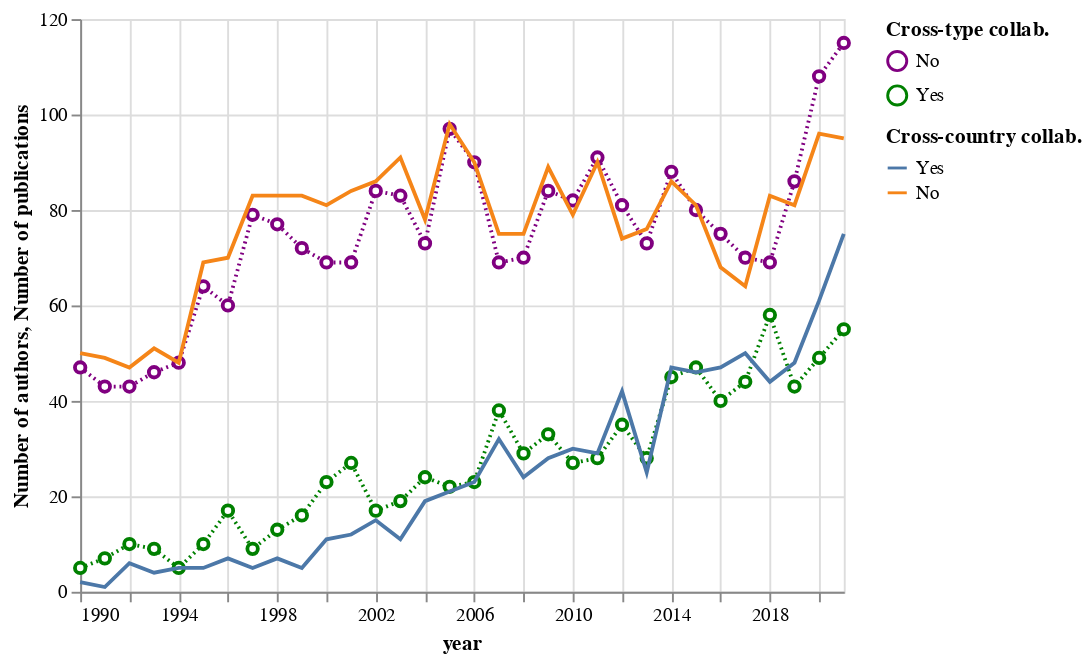

Write notebook code for a chart like this one.
### Code cell
alt.layer(
    cross_type_count,
    cross_country_count
).resolve_scale(
    color='independent'
)

### Figure 1 — Vega-Lite specification as saved in the notebook (floating-point values rounded to 4 significant figures)
{"config": {"view": {"continuousWidth": 400, "continuousHeight": 300}}, "layer": [{"data": {"name": "data-2d3ad95c42951cdbb4e112c817be3df9"}, "mark": {"type": "line", "point": {"filled": false, "fill": "white"}, "strokeDash": [1, 2]}, "encoding": {"color": {"field": "type", "scale": {"domain": ["No", "Yes"], "range": ["purple", "green"]}, "sort": ["Yes", "No"], "title": "Cross-type collab.", "type": "nominal"}, "x": {"field": "year", "type": "temporal"}, "y": {"field": "count", "title": "Number of authors", "type": "quantitative"}}}, {"data": {"name": "data-e85968a2c0ece3cbe3b0221a247129c7"}, "mark": "line", "encoding": {"color": {"field": "type", "sort": ["Yes", "No"], "title": "Cross-country collab.", "type": "nominal"}, "x": {"field": "year", "type": "temporal"}, "y": {"field": "count", "title": "Number of publications", "type": "quantitative"}}}], "resolve": {"scale": {"color": "independent"}}, "$schema": "https://vega.github.io/schema/vega-lite/v4.17.0.json", "datasets": {"data-2d3ad95c42951cdbb4e112c817be3df9": [{"year": "1990-01-01T00:00:00", "type": "No", "count": 47, "ratio": 0.9038}, {"year": "1990-01-01T00:00:00", "type": "Yes", "count": 5, "ratio": 0.09615}, {"year": "1991-01-01T00:00:00", "type": "No", "count": 43, "ratio": 0.86}, {"year": "1991-01-01T00:00:00", "type": "Yes", "count": 7, "ratio": 0.14}, {"year": "1992-01-01T00:00:00", "type": "No", "count": 43, "ratio": 0.8113}, {"year": "1992-01-01T00:00:00", "type": "Yes", "count": 10, "ratio": 0.1887}, {"year": "1993-01-01T00:00:00", "type": "No", "count": 46, "ratio": 0.8364}, {"year": "1993-01-01T00:00:00", "type": "Yes", "count": 9, "ratio": 0.1636}, {"year": "1994-01-01T00:00:00", "type": "No", "count": 48, "ratio": 0.9057}, {"year": "1994-01-01T00:00:00", "type": "Yes", "count": 5, "ratio": 0.09434}, {"year": "1995-01-01T00:00:00", "type": "No", "count": 64, "ratio": 0.8649}, {"year": "1995-01-01T00:00:00", "type": "Yes", "count": 10, "ratio": 0.1351}, {"year": "1996-01-01T00:00:00", "type": "No", "count": 60, "ratio": 0.7792}, {"year": "1996-01-01T00:00:00", "type": "Yes", "count": 17, "ratio": 0.2208}, {"year": "1997-01-01T00:00:00", "type": "No", "count": 79, "ratio": 0.8977}, {"year": "1997-01-01T00:00:00", "type": "Yes", "count": 9, "ratio": 0.1023}, {"year": "1998-01-01T00:00:00", "type": "No", "count": 77, "ratio": 0.8556}, {"year": "1998-01-01T00:00:00", "type": "Yes", "count": 13, "ratio": 0.1444}, {"year": "1999-01-01T00:00:00", "type": "No", "count": 72, "ratio": 0.8182}, {"year": "1999-01-01T00:00:00", "type": "Yes", "count": 16, "ratio": 0.1818}, {"year": "2000-01-01T00:00:00", "type": "No", "count": 69, "ratio": 0.75}, {"year": "2000-01-01T00:00:00", "type": "Yes", "count": 23, "ratio": 0.25}, {"year": "2001-01-01T00:00:00", "type": "No", "count": 69, "ratio": 0.7188}, {"year": "2001-01-01T00:00:00", "type": "Yes", "count": 27, "ratio": 0.2812}, {"year": "2002-01-01T00:00:00", "type": "No", "count": 84, "ratio": 0.8317}, {"year": "2002-01-01T00:00:00", "type": "Yes", "count": 17, "ratio": 0.1683}, {"year": "2003-01-01T00:00:00", "type": "No", "count": 83, "ratio": 0.8137}, {"year": "2003-01-01T00:00:00", "type": "Yes", "count": 19, "ratio": 0.1863}, {"year": "2004-01-01T00:00:00", "type": "No", "count": 73, "ratio": 0.7526}, {"year": "2004-01-01T00:00:00", "type": "Yes", "count": 24, "ratio": 0.2474}, {"year": "2005-01-01T00:00:00", "type": "No", "count": 97, "ratio": 0.8151}, {"year": "2005-01-01T00:00:00", "type": "Yes", "count": 22, "ratio": 0.1849}, {"year": "2006-01-01T00:00:00", "type": "No", "count": 90, "ratio": 0.7965}, {"year": "2006-01-01T00:00:00", "type": "Yes", "count": 23, "ratio": 0.2035}, {"year": "2007-01-01T00:00:00", "type": "No", "count": 69, "ratio": 0.6449}, {"year": "2007-01-01T00:00:00", "type": "Yes", "count": 38, "ratio": 0.3551}, {"year": "2008-01-01T00:00:00", "type": "No", "count": 70, "ratio": 0.7071}, {"year": "2008-01-01T00:00:00", "type": "Yes", "count": 29, "ratio": 0.2929}, {"year": "2009-01-01T00:00:00", "type": "No", "count": 84, "ratio": 0.7179}, {"year": "2009-01-01T00:00:00", "type": "Yes", "count": 33, "ratio": 0.2821}, {"year": "2010-01-01T00:00:00", "type": "No", "count": 82, "ratio": 0.7523}, {"year": "2010-01-01T00:00:00", "type": "Yes", "count": 27, "ratio": 0.2477}, {"year": "2011-01-01T00:00:00", "type": "No", "count": 91, "ratio": 0.7647}, {"year": "2011-01-01T00:00:00", "type": "Yes", "count": 28, "ratio": 0.2353}, {"year": "2012-01-01T00:00:00", "type": "No", "count": 81, "ratio": 0.6983}, {"year": "2012-01-01T00:00:00", "type": "Yes", "count": 35, "ratio": 0.3017}, {"year": "2013-01-01T00:00:00", "type": "No", "count": 73, "ratio": 0.7228}, {"year": "2013-01-01T00:00:00", "type": "Yes", "count": 28, "ratio": 0.2772}, {"year": "2014-01-01T00:00:00", "type": "No", "count": 88, "ratio": 0.6617}, {"year": "2014-01-01T00:00:00", "type": "Yes", "count": 45, "ratio": 0.3383}, {"year": "2015-01-01T00:00:00", "type": "No", "count": 80, "ratio": 0.6299}, {"year": "2015-01-01T00:00:00", "type": "Yes", "count": 47, "ratio": 0.3701}, {"year": "2016-01-01T00:00:00", "type": "No", "count": 75, "ratio": 0.6522}, {"year": "2016-01-01T00:00:00", "type": "Yes", "count": 40, "ratio": 0.3478}, {"year": "2017-01-01T00:00:00", "type": "No", "count": 70, "ratio": 0.614}, {"year": "2017-01-01T00:00:00", "type": "Yes", "count": 44, "ratio": 0.386}, {"year": "2018-01-01T00:00:00", "type": "No", "count": 69, "ratio": 0.5433}, {"year": "2018-01-01T00:00:00", "type": "Yes", "count": 58, "ratio": 0.4567}, {"year": "2019-01-01T00:00:00", "type": "No", "count": 86, "ratio": 0.6667}, {"year": "2019-01-01T00:00:00", "type": "Yes", "count": 43, "ratio": 0.3333}, {"year": "2020-01-01T00:00:00", "type": "No", "count": 108, "ratio": 0.6879}, {"year": "2020-01-01T00:00:00", "type": "Yes", "count": 49, "ratio": 0.3121}, {"year": "2021-01-01T00:00:00", "type": "No", "count": 115, "ratio": 0.6765}, {"year": "2021-01-01T00:00:00", "type": "Yes", "count": 55, "ratio": 0.3235}], "data-e85968a2c0ece3cbe3b0221a247129c7": [{"year": "1990-01-01T00:00:00", "type": "No", "count": 50, "ratio": 0.9615}, {"year": "1990-01-01T00:00:00", "type": "Yes", "count": 2, "ratio": 0.03846}, {"year": "1991-01-01T00:00:00", "type": "No", "count": 49, "ratio": 0.98}, {"year": "1991-01-01T00:00:00", "type": "Yes", "count": 1, "ratio": 0.02}, {"year": "1992-01-01T00:00:00", "type": "No", "count": 47, "ratio": 0.8868}, {"year": "1992-01-01T00:00:00", "type": "Yes", "count": 6, "ratio": 0.1132}, {"year": "1993-01-01T00:00:00", "type": "No", "count": 51, "ratio": 0.9273}, {"year": "1993-01-01T00:00:00", "type": "Yes", "count": 4, "ratio": 0.07273}, {"year": "1994-01-01T00:00:00", "type": "No", "count": 48, "ratio": 0.9057}, {"year": "1994-01-01T00:00:00", "type": "Yes", "count": 5, "ratio": 0.09434}, {"year": "1995-01-01T00:00:00", "type": "No", "count": 69, "ratio": 0.9324}, {"year": "1995-01-01T00:00:00", "type": "Yes", "count": 5, "ratio": 0.06757}, {"year": "1996-01-01T00:00:00", "type": "No", "count": 70, "ratio": 0.9091}, {"year": "1996-01-01T00:00:00", "type": "Yes", "count": 7, "ratio": 0.09091}, {"year": "1997-01-01T00:00:00", "type": "No", "count": 83, "ratio": 0.9432}, {"year": "1997-01-01T00:00:00", "type": "Yes", "count": 5, "ratio": 0.05682}, {"year": "1998-01-01T00:00:00", "type": "No", "count": 83, "ratio": 0.9222}, {"year": "1998-01-01T00:00:00", "type": "Yes", "count": 7, "ratio": 0.07778}, {"year": "1999-01-01T00:00:00", "type": "No", "count": 83, "ratio": 0.9432}, {"year": "1999-01-01T00:00:00", "type": "Yes", "count": 5, "ratio": 0.05682}, {"year": "2000-01-01T00:00:00", "type": "No", "count": 81, "ratio": 0.8804}, {"year": "2000-01-01T00:00:00", "type": "Yes", "count": 11, "ratio": 0.1196}, {"year": "2001-01-01T00:00:00", "type": "No", "count": 84, "ratio": 0.875}, {"year": "2001-01-01T00:00:00", "type": "Yes", "count": 12, "ratio": 0.125}, {"year": "2002-01-01T00:00:00", "type": "No", "count": 86, "ratio": 0.8515}, {"year": "2002-01-01T00:00:00", "type": "Yes", "count": 15, "ratio": 0.1485}, {"year": "2003-01-01T00:00:00", "type": "No", "count": 91, "ratio": 0.8922}, {"year": "2003-01-01T00:00:00", "type": "Yes", "count": 11, "ratio": 0.1078}, {"year": "2004-01-01T00:00:00", "type": "No", "count": 78, "ratio": 0.8041}, {"year": "2004-01-01T00:00:00", "type": "Yes", "count": 19, "ratio": 0.1959}, {"year": "2005-01-01T00:00:00", "type": "No", "count": 98, "ratio": 0.8235}, {"year": "2005-01-01T00:00:00", "type": "Yes", "count": 21, "ratio": 0.1765}, {"year": "2006-01-01T00:00:00", "type": "No", "count": 90, "ratio": 0.7965}, {"year": "2006-01-01T00:00:00", "type": "Yes", "count": 23, "ratio": 0.2035}, {"year": "2007-01-01T00:00:00", "type": "No", "count": 75, "ratio": 0.7009}, {"year": "2007-01-01T00:00:00", "type": "Yes", "count": 32, "ratio": 0.2991}, {"year": "2008-01-01T00:00:00", "type": "No", "count": 75, "ratio": 0.7576}, {"year": "2008-01-01T00:00:00", "type": "Yes", "count": 24, "ratio": 0.2424}, {"year": "2009-01-01T00:00:00", "type": "No", "count": 89, "ratio": 0.7607}, {"year": "2009-01-01T00:00:00", "type": "Yes", "count": 28, "ratio": 0.2393}, {"year": "2010-01-01T00:00:00", "type": "No", "count": 79, "ratio": 0.7248}, {"year": "2010-01-01T00:00:00", "type": "Yes", "count": 30, "ratio": 0.2752}, {"year": "2011-01-01T00:00:00", "type": "No", "count": 90, "ratio": 0.7563}, {"year": "2011-01-01T00:00:00", "type": "Yes", "count": 29, "ratio": 0.2437}, {"year": "2012-01-01T00:00:00", "type": "No", "count": 74, "ratio": 0.6379}, {"year": "2012-01-01T00:00:00", "type": "Yes", "count": 42, "ratio": 0.3621}, {"year": "2013-01-01T00:00:00", "type": "No", "count": 76, "ratio": 0.7525}, {"year": "2013-01-01T00:00:00", "type": "Yes", "count": 25, "ratio": 0.2475}, {"year": "2014-01-01T00:00:00", "type": "No", "count": 86, "ratio": 0.6466}, {"year": "2014-01-01T00:00:00", "type": "Yes", "count": 47, "ratio": 0.3534}, {"year": "2015-01-01T00:00:00", "type": "No", "count": 81, "ratio": 0.6378}, {"year": "2015-01-01T00:00:00", "type": "Yes", "count": 46, "ratio": 0.3622}, {"year": "2016-01-01T00:00:00", "type": "No", "count": 68, "ratio": 0.5913}, {"year": "2016-01-01T00:00:00", "type": "Yes", "count": 47, "ratio": 0.4087}, {"year": "2017-01-01T00:00:00", "type": "No", "count": 64, "ratio": 0.5614}, {"year": "2017-01-01T00:00:00", "type": "Yes", "count": 50, "ratio": 0.4386}, {"year": "2018-01-01T00:00:00", "type": "No", "count": 83, "ratio": 0.6535}, {"year": "2018-01-01T00:00:00", "type": "Yes", "count": 44, "ratio": 0.3465}, {"year": "2019-01-01T00:00:00", "type": "No", "count": 81, "ratio": 0.6279}, {"year": "2019-01-01T00:00:00", "type": "Yes", "count": 48, "ratio": 0.3721}, {"year": "2020-01-01T00:00:00", "type": "No", "count": 96, "ratio": 0.6115}, {"year": "2020-01-01T00:00:00", "type": "Yes", "count": 61, "ratio": 0.3885}, {"year": "2021-01-01T00:00:00", "type": "No", "count": 95, "ratio": 0.5588}, {"year": "2021-01-01T00:00:00", "type": "Yes", "count": 75, "ratio": 0.4412}]}}
